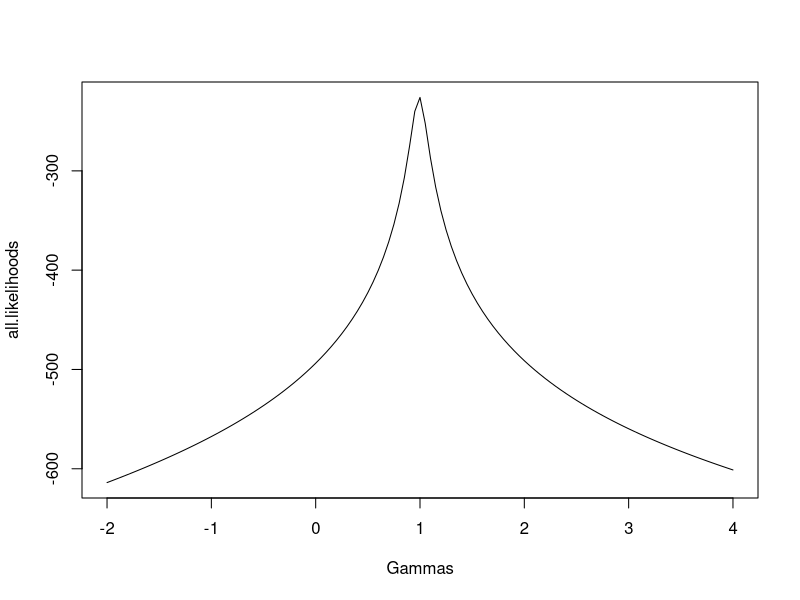
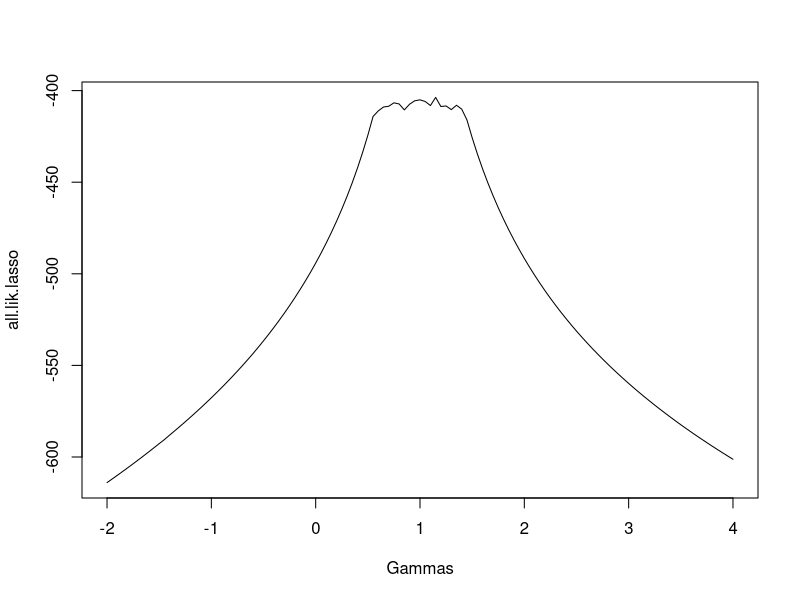

The R script that drew these images, in order: (Note: this script raises an error after producing the figures.)
library(MASS)
library(glmnet)
library(pbapply)

set.seed(96533752)


all.lambdas = c()

#source(Roboflavin_Investigation.R)
profile.lik = function(gamma, X, Y){
  n = length(Y)
  Y.new = BC(Y, gamma)
  fit = lm(Y.new ~ X)
  sse = sum((fit$residuals)^2)
  lik = -n*log(sse)/2
  Jacob = (gamma - 1) * sum(log(Y))
  lik = lik + Jacob
  return(lik)
}

profile.lik.lasso = function(gamma, X, Y, type = "1se"){
  n = length(Y)
  Y.new = BC(Y, gamma)
  fit.cv = cv.glmnet(X, Y.new)
  lambda = paste0("lambda.", type)
  all.lambdas <<- cbind(all.lambdas, c(fit.cv$lambda.1se,
                                       fit.cv$lambda.min))
  Y.hat = predict(fit.cv, X, s = lambda)
  resid = Y.new - Y.hat
  sse = sum((resid)^2)
  lik = -n*log(sse)/2
  Jacob = (gamma - 1) * sum(log(Y))
  lik = lik + Jacob
  return(lik)
}

#Returns a vector that the BC transform (with par. gamma) maps to Y
#Note: Does not account for negative values
inv.BC = function(Y, gamma){
  if(gamma == 0){
    return(exp(Y))
  } else{
  Z = 1 + gamma*Y
  Z = Z^(1/gamma)
  return(Z)
  }
}

#Returns the BC transformation of Y with par. gamma
#Note: Does not account for negative values
BC = function(Y, gamma){
  if(gamma ==0){
    return(log(Y))
  } else{
  Z = Y^gamma
  Z = (Z - 1)/gamma
  return(Z)
  }
}


n = 100
p = 10
sigma = 1
gamma.0 = 1

#Smallest and largest gamma candidates
gamma.min = -2
gamma.max = 4
#Step size for gamma candidates
gamma.step = 0.05


X = matrix(rnorm(n*p, 10, 10), nrow = n, ncol = p)
beta = 1:p
mu.Y.raw = X %*% beta
mu.Y = mu.Y.raw + 10*abs(min(mu.Y.raw))
Y = mu.Y + rnorm(n, 0, sigma)

Z = inv.BC(Y, gamma.0)

# plot(X, Y)
# plot(X, Z)

Gammas = seq(gamma.min, gamma.max, gamma.step)
m = length(Gammas)

all.likelihoods = sapply(seq_along(Gammas),function(i){
  this.gamma = Gammas[i]
  this.lik = profile.lik(this.gamma, X, Z)
  return(this.lik)
})

all.lik.lasso = pbsapply(seq_along(Gammas),function(i){
  this.gamma = Gammas[i]
  this.lik = profile.lik.lasso(this.gamma, X, Z, "min")
  return(this.lik)
})


plot(Gammas, all.likelihoods, type="l")
plot(Gammas, all.lik.lasso, type = "l")



fit = lm(Z ~ X)
test = boxcox(fit, lambda = seq(-2, 4, 1/10))



### Model log(lambda) ~ BC par. using linear regression
### Plot results
fit.1se = lm(log(all.lambdas[1,]) ~ Gammas)
summary(fit.1se)
plot(fit.1se, which=1)
plot(Gammas, log(all.lambdas[1,]), type="l", lwd=2)
abline(fit.1se)

fit.min = lm(log(all.lambdas[2,]) ~ Gammas)
summary(fit.min)
plot(fit.min, which=1)
plot(Gammas, log(all.lambdas[2,]), type="l", lwd=2)
abline(fit.min)


### Trim Gamma Values with weird log-lambdas
ind.drop = which(Gammas > 1 & Gammas < 3)
Gammas.trim = Gammas[-ind.drop]
all.lambdas.trim = all.lambdas[,-ind.drop]

### Re-fit regression models on trimmed data
fit.1se.trim = lm(log(all.lambdas.trim[1,]) ~ Gammas.trim)
summary(fit.1se.trim)
plot(fit.1se.trim, which=1)
plot(Gammas.trim, log(all.lambdas.trim[1,]), type="l", lwd=2)
abline(fit.1se.trim)
plot(Gammas, log(all.lambdas[1,]), type="l", lwd=2)
abline(fit.1se.trim)

fit.min.trim = lm(log(all.lambdas.trim[2,]) ~ Gammas.trim)
summary(fit.min.trim)
plot(fit.min.trim, which=1)
plot(Gammas.trim, log(all.lambdas.trim[2,]), type="l", lwd=2)
abline(fit.min.trim, col="red")
plot(Gammas, log(all.lambdas[2,]), type="l", lwd=2)
abline(fit.min.trim)
